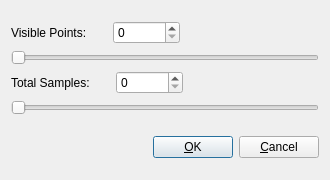
<ui version="4.0" >
 <class>SamplesDialog</class>
 <widget class="QDialog" name="SamplesDialog" >
  <property name="windowModality" >
   <enum>Qt::WindowModal</enum>
  </property>
  <property name="geometry" >
   <rect>
    <x>0</x>
    <y>0</y>
    <width>330</width>
    <height>180</height>
   </rect>
  </property>
  <property name="sizePolicy" >
   <sizepolicy>
    <hsizetype>0</hsizetype>
    <vsizetype>0</vsizetype>
    <horstretch>0</horstretch>
    <verstretch>0</verstretch>
   </sizepolicy>
  </property>
  <property name="minimumSize" >
   <size>
    <width>330</width>
    <height>180</height>
   </size>
  </property>
  <property name="maximumSize" >
   <size>
    <width>330</width>
    <height>180</height>
   </size>
  </property>
  <property name="focusPolicy" >
   <enum>Qt::WheelFocus</enum>
  </property>
  <property name="windowTitle" >
   <string>Add Samples</string>
  </property>
  <property name="windowIcon" >
   <iconset resource="pmchart.qrc" >:/zoom-out.png</iconset>
  </property>
  <property name="sizeGripEnabled" >
   <bool>false</bool>
  </property>
  <layout class="QGridLayout" name="gridLayout" >
   <item row="0" column="0" >
    <layout class="QGridLayout" >
     <property name="margin" >
      <number>0</number>
     </property>
     <property name="spacing" >
      <number>6</number>
     </property>
     <item row="2" column="0" >
      <layout class="QHBoxLayout" >
       <property name="spacing" >
        <number>0</number>
       </property>
       <property name="margin" >
        <number>0</number>
       </property>
       <item>
        <widget class="QLabel" name="sampleTextLabel" >
         <property name="text" >
          <string>Total Samples:</string>
         </property>
         <property name="wordWrap" >
          <bool>false</bool>
         </property>
        </widget>
       </item>
       <item>
        <spacer>
         <property name="orientation" >
          <enum>Qt::Horizontal</enum>
         </property>
         <property name="sizeType" >
          <enum>QSizePolicy::Preferred</enum>
         </property>
         <property name="sizeHint" >
          <size>
           <width>26</width>
           <height>20</height>
          </size>
         </property>
        </spacer>
       </item>
       <item>
        <widget class="QSpinBox" name="sampleCounter" >
         <property name="maximum" >
          <number>999999999</number>
         </property>
        </widget>
       </item>
       <item>
        <spacer>
         <property name="orientation" >
          <enum>Qt::Horizontal</enum>
         </property>
         <property name="sizeHint" >
          <size>
           <width>40</width>
           <height>20</height>
          </size>
         </property>
        </spacer>
       </item>
      </layout>
     </item>
     <item row="1" column="0" >
      <widget class="QSlider" name="visibleSlider" >
       <property name="orientation" >
        <enum>Qt::Horizontal</enum>
       </property>
      </widget>
     </item>
     <item row="3" column="0" >
      <widget class="QSlider" name="sampleSlider" >
       <property name="orientation" >
        <enum>Qt::Horizontal</enum>
       </property>
      </widget>
     </item>
     <item row="0" column="0" >
      <layout class="QHBoxLayout" >
       <property name="spacing" >
        <number>0</number>
       </property>
       <property name="margin" >
        <number>0</number>
       </property>
       <item>
        <widget class="QLabel" name="visibleTextLabel" >
         <property name="text" >
          <string>Visible Points:</string>
         </property>
         <property name="wordWrap" >
          <bool>false</bool>
         </property>
        </widget>
       </item>
       <item>
        <spacer>
         <property name="orientation" >
          <enum>Qt::Horizontal</enum>
         </property>
         <property name="sizeType" >
          <enum>QSizePolicy::Preferred</enum>
         </property>
         <property name="sizeHint" >
          <size>
           <width>26</width>
           <height>20</height>
          </size>
         </property>
        </spacer>
       </item>
       <item>
        <widget class="QSpinBox" name="visibleCounter" >
         <property name="maximum" >
          <number>999999999</number>
         </property>
        </widget>
       </item>
       <item>
        <spacer>
         <property name="orientation" >
          <enum>Qt::Horizontal</enum>
         </property>
         <property name="sizeHint" >
          <size>
           <width>40</width>
           <height>20</height>
          </size>
         </property>
        </spacer>
       </item>
      </layout>
     </item>
    </layout>
   </item>
   <item row="1" column="0" >
    <spacer name="verticalSpacer" >
     <property name="orientation" >
      <enum>Qt::Vertical</enum>
     </property>
     <property name="sizeType" >
      <enum>QSizePolicy::Fixed</enum>
     </property>
     <property name="sizeHint" >
      <size>
       <width>20</width>
       <height>5</height>
      </size>
     </property>
    </spacer>
   </item>
   <item row="2" column="0" >
    <layout class="QHBoxLayout" >
     <property name="spacing" >
      <number>6</number>
     </property>
     <property name="margin" >
      <number>0</number>
     </property>
     <item>
      <spacer>
       <property name="orientation" >
        <enum>Qt::Horizontal</enum>
       </property>
       <property name="sizeType" >
        <enum>QSizePolicy::Expanding</enum>
       </property>
       <property name="sizeHint" >
        <size>
         <width>20</width>
         <height>20</height>
        </size>
       </property>
      </spacer>
     </item>
     <item>
      <widget class="QPushButton" name="buttonOk" >
       <property name="text" >
        <string>&amp;OK</string>
       </property>
       <property name="shortcut" >
        <string/>
       </property>
       <property name="autoDefault" >
        <bool>true</bool>
       </property>
       <property name="default" >
        <bool>true</bool>
       </property>
      </widget>
     </item>
     <item>
      <widget class="QPushButton" name="buttonCancel" >
       <property name="text" >
        <string>&amp;Cancel</string>
       </property>
       <property name="shortcut" >
        <string/>
       </property>
       <property name="autoDefault" >
        <bool>true</bool>
       </property>
       <property name="default" >
        <bool>false</bool>
       </property>
      </widget>
     </item>
    </layout>
   </item>
  </layout>
 </widget>
 <resources>
  <include location="pmchart.qrc" />
 </resources>
 <connections>
  <connection>
   <sender>buttonOk</sender>
   <signal>clicked()</signal>
   <receiver>SamplesDialog</receiver>
   <slot>accept()</slot>
   <hints>
    <hint type="sourcelabel" >
     <x>20</x>
     <y>20</y>
    </hint>
    <hint type="destinationlabel" >
     <x>20</x>
     <y>20</y>
    </hint>
   </hints>
  </connection>
  <connection>
   <sender>buttonCancel</sender>
   <signal>clicked()</signal>
   <receiver>SamplesDialog</receiver>
   <slot>reject()</slot>
   <hints>
    <hint type="sourcelabel" >
     <x>20</x>
     <y>20</y>
    </hint>
    <hint type="destinationlabel" >
     <x>20</x>
     <y>20</y>
    </hint>
   </hints>
  </connection>
  <connection>
   <sender>sampleCounter</sender>
   <signal>valueChanged(int)</signal>
   <receiver>SamplesDialog</receiver>
   <slot>sampleValueChanged(int)</slot>
   <hints>
    <hint type="sourcelabel" >
     <x>20</x>
     <y>20</y>
    </hint>
    <hint type="destinationlabel" >
     <x>20</x>
     <y>20</y>
    </hint>
   </hints>
  </connection>
  <connection>
   <sender>sampleSlider</sender>
   <signal>valueChanged(int)</signal>
   <receiver>SamplesDialog</receiver>
   <slot>sampleValueChanged(int)</slot>
   <hints>
    <hint type="sourcelabel" >
     <x>20</x>
     <y>20</y>
    </hint>
    <hint type="destinationlabel" >
     <x>20</x>
     <y>20</y>
    </hint>
   </hints>
  </connection>
  <connection>
   <sender>visibleCounter</sender>
   <signal>valueChanged(int)</signal>
   <receiver>SamplesDialog</receiver>
   <slot>visibleValueChanged(int)</slot>
   <hints>
    <hint type="sourcelabel" >
     <x>20</x>
     <y>20</y>
    </hint>
    <hint type="destinationlabel" >
     <x>20</x>
     <y>20</y>
    </hint>
   </hints>
  </connection>
  <connection>
   <sender>visibleSlider</sender>
   <signal>valueChanged(int)</signal>
   <receiver>SamplesDialog</receiver>
   <slot>visibleValueChanged(int)</slot>
   <hints>
    <hint type="sourcelabel" >
     <x>20</x>
     <y>20</y>
    </hint>
    <hint type="destinationlabel" >
     <x>20</x>
     <y>20</y>
    </hint>
   </hints>
  </connection>
 </connections>
</ui>
